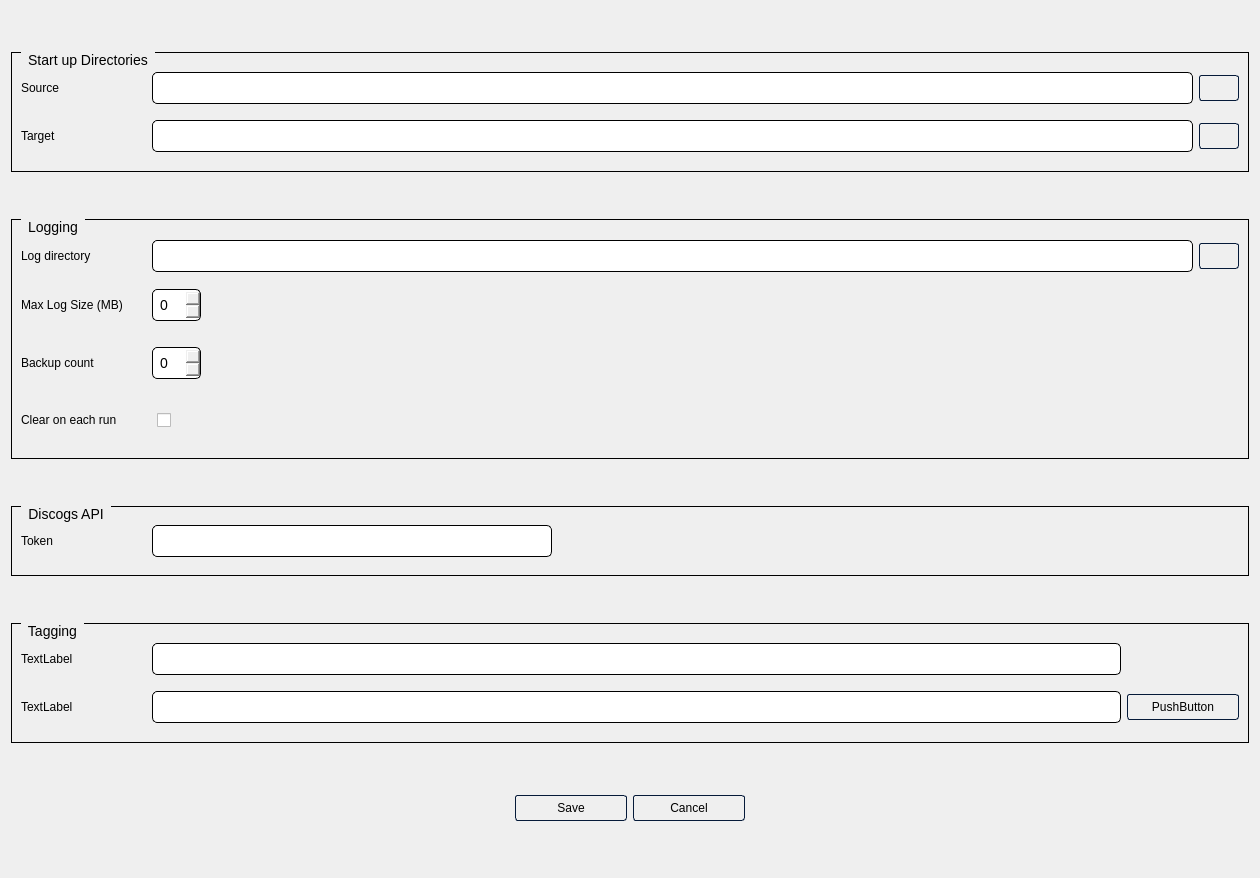
<?xml version="1.0" encoding="UTF-8"?>
<ui version="4.0">
 <class>Dialog</class>
 <widget class="QDialog" name="Dialog">
  <property name="geometry">
   <rect>
    <x>0</x>
    <y>0</y>
    <width>1260</width>
    <height>878</height>
   </rect>
  </property>
  <property name="contextMenuPolicy">
   <enum>Qt::NoContextMenu</enum>
  </property>
  <property name="windowTitle">
   <string>Settings</string>
  </property>
  <property name="windowIcon">
   <iconset resource="resources.qrc">
    <normaloff>:/icons/icons/headphones.svg</normaloff>:/icons/icons/headphones.svg</iconset>
  </property>
  <property name="styleSheet">
   <string notr="true">

/*-----QWidget-----
QWidget
{
	background-color: rgb(92, 106, 106);
	color: #ffffff;
	border-color: #051a39;
}

QTreeView {

     color: #ffffff;;
     border: 1px solid black;
      background-color: #677676;
      alternate-background-color: #91a6a6;
      color: black;
      selection-background-color: #91a6a6;
      selection-color: #ffffff
}
QTreeView::item {
      padding: 5px;
}
 QHeaderView::section {
        background-color: rgb(92, 106, 106);;
        color: #ffffff;
        border: 1px solid black;
        padding: 5px;
}

QLineEdit{
		color: black;
		border: 1px solid black;
        border-radius: 10px;
        padding: 5px;
        selection-background-color: green;
        selection-color: white;
}
*/
QLineEdit {

        min-height: 20px;
		font-size: 14px;
		color: black;
		border: 1px solid black;
        border-radius: 5px;
        padding: 5px;
        selection-background-color: lightgrey;
        selection-color: black;	   
 }


QGroupBox {
        border: 1px solid black;
        margin-top: 3ex; /* leave space at the top for the title */

}
QGroupBox::title {
		color: black;
        subcontrol-origin: margin;
        left: 10px; /* position of the title */
        padding: 0 5px 0 5px; /* space around the title text */
}


QSpinBox {

        min-height: 20px;
		font-size: 14px;
		color: black;
		border: 1px solid black;
        border-radius: 5px;
        padding: 5px;
        selection-background-color: lightgrey;
        selection-color: black;	   
 }


QCheckBox {

        min-height: 20px;
		font-size: 14px;
		color: black;
        padding: 5px;
        selection-background-color: lightgrey;
        selection-color: black;	   
 }

/*-----QPushButton-----*/
QPushButton
{
/**	background-color:  rgb(92, 106, 106);
	color: #ffffff;
**/	
   border-style: solid;
	border-width: 1px;
	border-radius: 3px;
	border-color: #051a39;
	padding: 5px;
	width: 100
}

QPushButton::disabled
{
	background-color: #404040;
	color: #656565;
	border-color: #051a39;

}


QPushButton::hover
{
	background-color: lightgrey;
	border-style: solid;
	border-width: 1px;
	border-radius: 3px;
	border-color: #051a39;
	padding: 5px;

}


QPushButton::pressed
{
	background-color: rgb(125, 155, 143);
	color: #ffffff;
	border-style: solid;
	border-width: 1px;
	border-radius: 3px;
	border-color: #051a39;
	padding: 5px;
}

QGroupBox{
	font-size:14px
}</string>
  </property>
  <layout class="QVBoxLayout" name="verticalLayout">
   <item>
    <widget class="QGroupBox" name="groupBox">
     <property name="maximumSize">
      <size>
       <width>16777215</width>
       <height>120</height>
      </size>
     </property>
     <property name="title">
      <string>Start up Directories</string>
     </property>
     <layout class="QHBoxLayout" name="horizontalLayout">
      <item>
       <layout class="QGridLayout" name="gridLayout">
        <item row="0" column="0">
         <widget class="QLabel" name="label">
          <property name="minimumSize">
           <size>
            <width>125</width>
            <height>0</height>
           </size>
          </property>
          <property name="font">
           <font>
            <pointsize>9</pointsize>
           </font>
          </property>
          <property name="text">
           <string>Source</string>
          </property>
         </widget>
        </item>
        <item row="0" column="1">
         <widget class="QLineEdit" name="lineEdit"/>
        </item>
        <item row="0" column="2">
         <widget class="QPushButton" name="pushButton">
          <property name="maximumSize">
           <size>
            <width>40</width>
            <height>16777215</height>
           </size>
          </property>
          <property name="text">
           <string/>
          </property>
          <property name="icon">
           <iconset resource="resources.qrc">
            <normaloff>:/icons/icons/more-horizontal.svg</normaloff>:/icons/icons/more-horizontal.svg</iconset>
          </property>
         </widget>
        </item>
        <item row="1" column="0">
         <widget class="QLabel" name="label_2">
          <property name="font">
           <font>
            <pointsize>9</pointsize>
           </font>
          </property>
          <property name="text">
           <string>Target</string>
          </property>
         </widget>
        </item>
        <item row="1" column="1">
         <widget class="QLineEdit" name="lineEdit_2"/>
        </item>
        <item row="1" column="2">
         <widget class="QPushButton" name="pushButton_2">
          <property name="maximumSize">
           <size>
            <width>40</width>
            <height>16777215</height>
           </size>
          </property>
          <property name="text">
           <string/>
          </property>
          <property name="icon">
           <iconset resource="resources.qrc">
            <normaloff>:/icons/icons/more-horizontal.svg</normaloff>:/icons/icons/more-horizontal.svg</iconset>
          </property>
         </widget>
        </item>
       </layout>
      </item>
     </layout>
    </widget>
   </item>
   <item>
    <widget class="QGroupBox" name="groupBox_2">
     <property name="maximumSize">
      <size>
       <width>16777215</width>
       <height>240</height>
      </size>
     </property>
     <property name="title">
      <string>Logging</string>
     </property>
     <layout class="QHBoxLayout" name="horizontalLayout_2">
      <item>
       <layout class="QGridLayout" name="gridLayout_2">
        <item row="0" column="0">
         <widget class="QLabel" name="label_3">
          <property name="minimumSize">
           <size>
            <width>125</width>
            <height>20</height>
           </size>
          </property>
          <property name="maximumSize">
           <size>
            <width>16777215</width>
            <height>16777215</height>
           </size>
          </property>
          <property name="font">
           <font>
            <pointsize>9</pointsize>
           </font>
          </property>
          <property name="text">
           <string>Log directory</string>
          </property>
         </widget>
        </item>
        <item row="2" column="0">
         <widget class="QLabel" name="label_9">
          <property name="minimumSize">
           <size>
            <width>0</width>
            <height>50</height>
           </size>
          </property>
          <property name="font">
           <font>
            <pointsize>9</pointsize>
           </font>
          </property>
          <property name="text">
           <string>Backup count</string>
          </property>
         </widget>
        </item>
        <item row="3" column="0">
         <widget class="QLabel" name="label_10">
          <property name="font">
           <font>
            <pointsize>9</pointsize>
           </font>
          </property>
          <property name="text">
           <string>Clear on each run</string>
          </property>
         </widget>
        </item>
        <item row="0" column="3">
         <widget class="QPushButton" name="pushButton_3">
          <property name="maximumSize">
           <size>
            <width>40</width>
            <height>16777215</height>
           </size>
          </property>
          <property name="text">
           <string/>
          </property>
          <property name="icon">
           <iconset resource="resources.qrc">
            <normaloff>:/icons/icons/more-horizontal.svg</normaloff>:/icons/icons/more-horizontal.svg</iconset>
          </property>
         </widget>
        </item>
        <item row="1" column="0">
         <widget class="QLabel" name="label_4">
          <property name="font">
           <font>
            <pointsize>9</pointsize>
           </font>
          </property>
          <property name="text">
           <string>Max Log Size (MB)</string>
          </property>
         </widget>
        </item>
        <item row="1" column="2">
         <spacer name="horizontalSpacer">
          <property name="orientation">
           <enum>Qt::Horizontal</enum>
          </property>
          <property name="sizeHint" stdset="0">
           <size>
            <width>40</width>
            <height>20</height>
           </size>
          </property>
         </spacer>
        </item>
        <item row="0" column="1" colspan="2">
         <widget class="QLineEdit" name="lineEdit_3"/>
        </item>
        <item row="2" column="1">
         <widget class="QSpinBox" name="spinBox">
          <property name="minimumSize">
           <size>
            <width>0</width>
            <height>32</height>
           </size>
          </property>
          <property name="font">
           <font>
            <pointsize>-1</pointsize>
           </font>
          </property>
         </widget>
        </item>
        <item row="3" column="1">
         <widget class="QCheckBox" name="checkBox">
          <property name="text">
           <string/>
          </property>
         </widget>
        </item>
        <item row="1" column="1">
         <widget class="QSpinBox" name="spinBox_2"/>
        </item>
       </layout>
      </item>
     </layout>
    </widget>
   </item>
   <item>
    <widget class="QGroupBox" name="groupBox_3">
     <property name="maximumSize">
      <size>
       <width>16777215</width>
       <height>70</height>
      </size>
     </property>
     <property name="title">
      <string>Discogs API</string>
     </property>
     <layout class="QHBoxLayout" name="horizontalLayout_3">
      <item>
       <layout class="QGridLayout" name="gridLayout_3">
        <item row="0" column="1">
         <widget class="QLineEdit" name="lineEdit_5">
          <property name="minimumSize">
           <size>
            <width>250</width>
            <height>32</height>
           </size>
          </property>
          <property name="maximumSize">
           <size>
            <width>400</width>
            <height>16777215</height>
           </size>
          </property>
         </widget>
        </item>
        <item row="0" column="0">
         <widget class="QLabel" name="label_5">
          <property name="minimumSize">
           <size>
            <width>125</width>
            <height>0</height>
           </size>
          </property>
          <property name="font">
           <font>
            <pointsize>9</pointsize>
           </font>
          </property>
          <property name="text">
           <string>Token</string>
          </property>
         </widget>
        </item>
        <item row="0" column="2">
         <spacer name="horizontalSpacer_2">
          <property name="orientation">
           <enum>Qt::Horizontal</enum>
          </property>
          <property name="sizeHint" stdset="0">
           <size>
            <width>40</width>
            <height>20</height>
           </size>
          </property>
         </spacer>
        </item>
       </layout>
      </item>
     </layout>
    </widget>
   </item>
   <item>
    <widget class="QGroupBox" name="groupBox_4">
     <property name="maximumSize">
      <size>
       <width>16777215</width>
       <height>120</height>
      </size>
     </property>
     <property name="title">
      <string>Tagging</string>
     </property>
     <layout class="QHBoxLayout" name="horizontalLayout_4">
      <item>
       <layout class="QGridLayout" name="gridLayout_4">
        <item row="0" column="0">
         <widget class="QLabel" name="label_7">
          <property name="minimumSize">
           <size>
            <width>125</width>
            <height>0</height>
           </size>
          </property>
          <property name="font">
           <font>
            <pointsize>9</pointsize>
           </font>
          </property>
          <property name="text">
           <string>TextLabel</string>
          </property>
         </widget>
        </item>
        <item row="0" column="1">
         <widget class="QLineEdit" name="lineEdit_7"/>
        </item>
        <item row="1" column="0">
         <widget class="QLabel" name="label_8">
          <property name="font">
           <font>
            <pointsize>9</pointsize>
           </font>
          </property>
          <property name="text">
           <string>TextLabel</string>
          </property>
         </widget>
        </item>
        <item row="1" column="1">
         <widget class="QLineEdit" name="lineEdit_8"/>
        </item>
        <item row="1" column="2">
         <widget class="QPushButton" name="pushButton_8">
          <property name="text">
           <string>PushButton</string>
          </property>
         </widget>
        </item>
       </layout>
      </item>
     </layout>
    </widget>
   </item>
   <item>
    <spacer name="verticalSpacer">
     <property name="orientation">
      <enum>Qt::Vertical</enum>
     </property>
     <property name="sizeType">
      <enum>QSizePolicy::Fixed</enum>
     </property>
     <property name="sizeHint" stdset="0">
      <size>
       <width>20</width>
       <height>5</height>
      </size>
     </property>
    </spacer>
   </item>
   <item>
    <widget class="QDialogButtonBox" name="buttonBox">
     <property name="minimumSize">
      <size>
       <width>0</width>
       <height>0</height>
      </size>
     </property>
     <property name="styleSheet">
      <string notr="true">/*-----QPushButton-----*/
QPushButton
{
/**	background-color:  rgb(92, 106, 106);
	color: #ffffff;
**/	
   border-style: solid;
	border-width: 1px;
	border-radius: 3px;
	border-color: #051a39;
	padding: 5px;
	width: 100
}

QPushButton::disabled
{
	background-color: #404040;
	color: #656565;
	border-color: #051a39;

}


QPushButton::hover
{
	background-color: lightgrey;
	border-style: solid;
	border-width: 1px;
	border-radius: 3px;
	border-color: #051a39;
	padding: 5px;

}


QPushButton::pressed
{
	background-color: rgb(125, 155, 143);
	color: #ffffff;
	border-style: solid;
	border-width: 1px;
	border-radius: 3px;
	border-color: #051a39;
	padding: 5px;

}</string>
     </property>
     <property name="orientation">
      <enum>Qt::Horizontal</enum>
     </property>
     <property name="standardButtons">
      <set>QDialogButtonBox::Cancel|QDialogButtonBox::Save</set>
     </property>
     <property name="centerButtons">
      <bool>true</bool>
     </property>
    </widget>
   </item>
  </layout>
 </widget>
 <resources>
  <include location="resources.qrc"/>
 </resources>
 <connections>
  <connection>
   <sender>buttonBox</sender>
   <signal>accepted()</signal>
   <receiver>Dialog</receiver>
   <slot>accept()</slot>
   <hints>
    <hint type="sourcelabel">
     <x>248</x>
     <y>254</y>
    </hint>
    <hint type="destinationlabel">
     <x>157</x>
     <y>274</y>
    </hint>
   </hints>
  </connection>
  <connection>
   <sender>buttonBox</sender>
   <signal>rejected()</signal>
   <receiver>Dialog</receiver>
   <slot>reject()</slot>
   <hints>
    <hint type="sourcelabel">
     <x>316</x>
     <y>260</y>
    </hint>
    <hint type="destinationlabel">
     <x>286</x>
     <y>274</y>
    </hint>
   </hints>
  </connection>
 </connections>
</ui>
